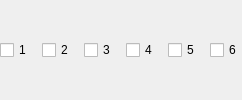
                <widget class="QWidget" name="recTracks">
                 <layout class="QHBoxLayout" name="horizontalLayout_9">
                  <property name="spacing">
                   <number>10</number>
                  </property>
                  <property name="leftMargin">
                   <number>0</number>
                  </property>
                  <property name="topMargin">
                   <number>0</number>
                  </property>
                  <property name="rightMargin">
                   <number>0</number>
                  </property>
                  <property name="bottomMargin">
                   <number>0</number>
                  </property>
                  <item>
                   <widget class="PLSCheckBox" name="advOutRecTrack1">
                    <property name="sizePolicy">
                     <sizepolicy hsizetype="Minimum" vsizetype="Preferred">
                      <horstretch>0</horstretch>
                      <verstretch>0</verstretch>
                     </sizepolicy>
                    </property>
                    <property name="text">
                     <string notr="true">1</string>
                    </property>
                   </widget>
                  </item>
                  <item>
                   <widget class="PLSCheckBox" name="advOutRecTrack2">
                    <property name="sizePolicy">
                     <sizepolicy hsizetype="Minimum" vsizetype="Preferred">
                      <horstretch>0</horstretch>
                      <verstretch>0</verstretch>
                     </sizepolicy>
                    </property>
                    <property name="text">
                     <string notr="true">2</string>
                    </property>
                   </widget>
                  </item>
                  <item>
                   <widget class="PLSCheckBox" name="advOutRecTrack3">
                    <property name="sizePolicy">
                     <sizepolicy hsizetype="Minimum" vsizetype="Preferred">
                      <horstretch>0</horstretch>
                      <verstretch>0</verstretch>
                     </sizepolicy>
                    </property>
                    <property name="text">
                     <string notr="true">3</string>
                    </property>
                   </widget>
                  </item>
                  <item>
                   <widget class="PLSCheckBox" name="advOutRecTrack4">
                    <property name="sizePolicy">
                     <sizepolicy hsizetype="Minimum" vsizetype="Preferred">
                      <horstretch>0</horstretch>
                      <verstretch>0</verstretch>
                     </sizepolicy>
                    </property>
                    <property name="text">
                     <string notr="true">4</string>
                    </property>
                   </widget>
                  </item>
                  <item>
                   <widget class="PLSCheckBox" name="advOutRecTrack5">
                    <property name="sizePolicy">
                     <sizepolicy hsizetype="Minimum" vsizetype="Preferred">
                      <horstretch>0</horstretch>
                      <verstretch>0</verstretch>
                     </sizepolicy>
                    </property>
                    <property name="text">
                     <string notr="true">5</string>
                    </property>
                   </widget>
                  </item>
                  <item>
                   <widget class="PLSCheckBox" name="advOutRecTrack6">
                    <property name="sizePolicy">
                     <sizepolicy hsizetype="Minimum" vsizetype="Preferred">
                      <horstretch>0</horstretch>
                      <verstretch>0</verstretch>
                     </sizepolicy>
                    </property>
                    <property name="text">
                     <string notr="true">6</string>
                    </property>
                   </widget>
                  </item>
                 </layout>
                </widget>
